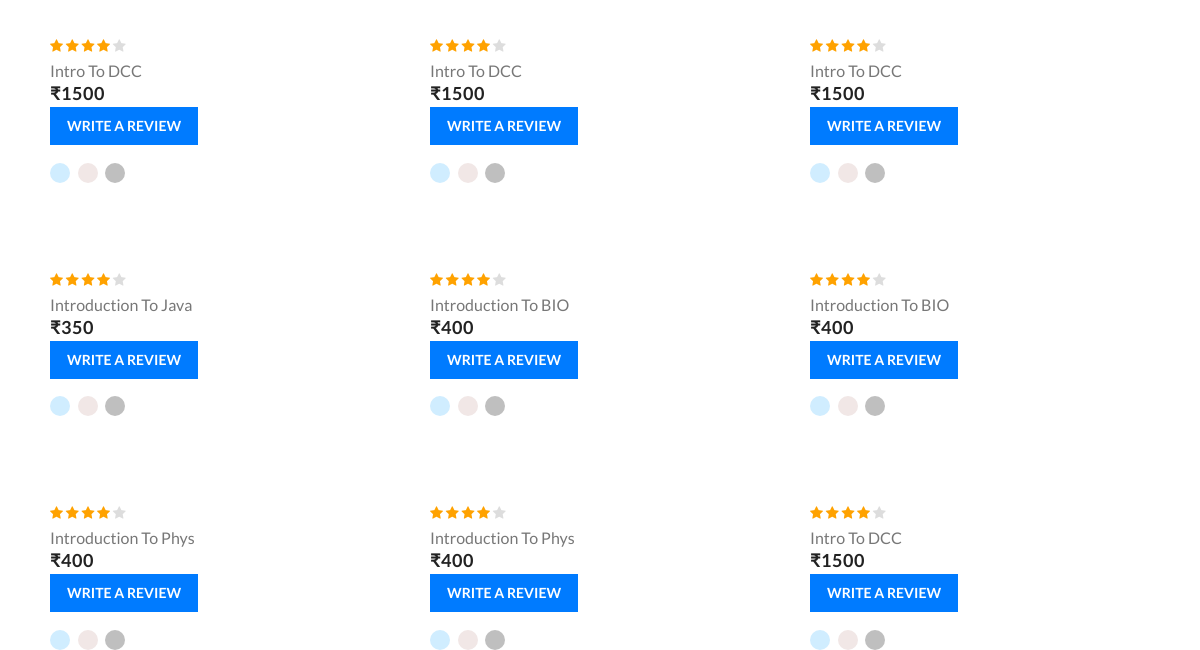
/student/bookings (signed in, lower part), run on an earlier commit of the app's database.
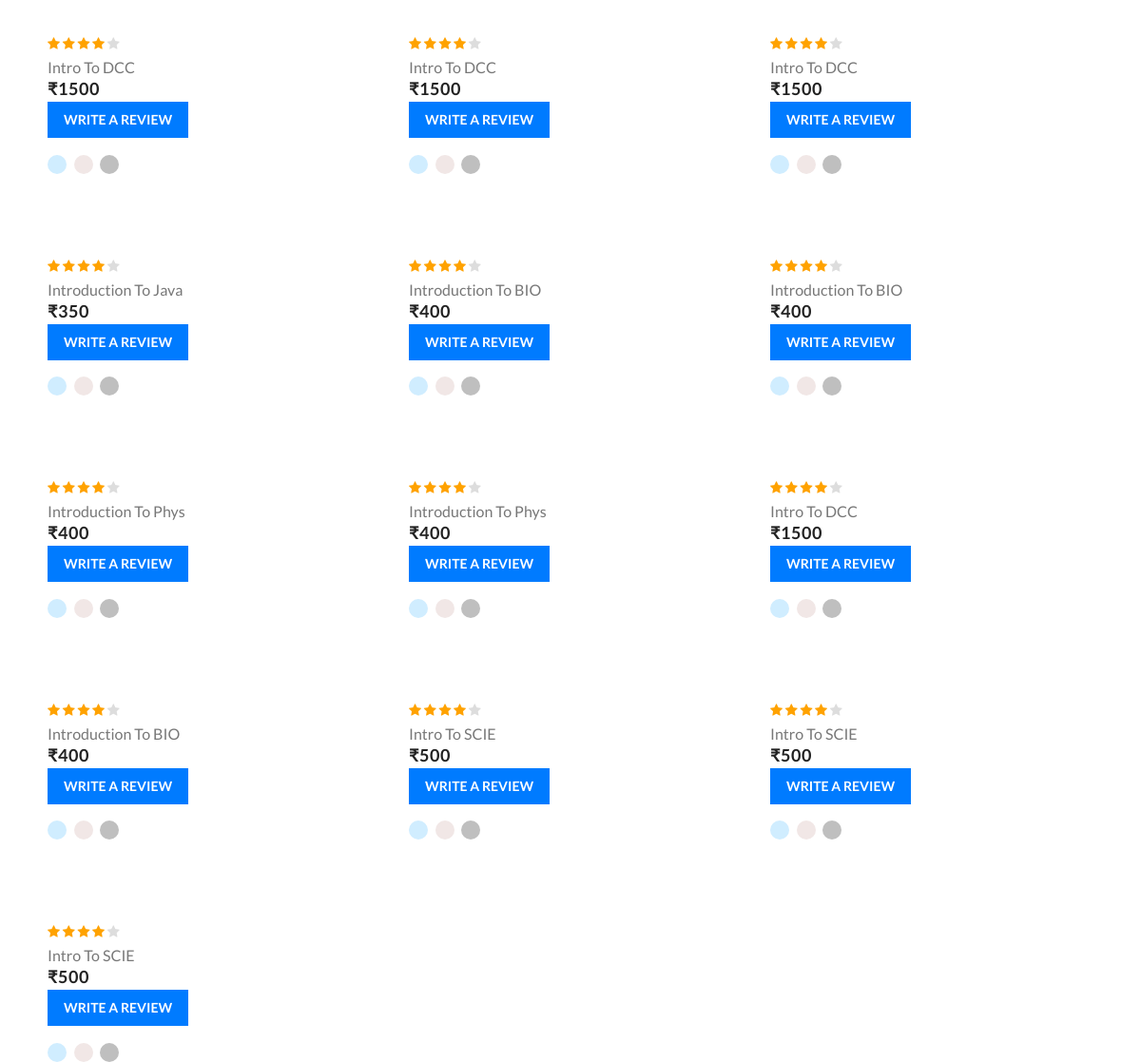
And on a later commit of the database.
### student/models.py (models this page shows)
class myBookedSlots(models.Model):
    user=models.ForeignKey(User,on_delete=models.CASCADE)
    booked_course=models.ForeignKey(NewCourse,on_delete=models.CASCADE)
    date = models.DateTimeField(blank=True, null=True)
    time=models.ForeignKey(FixTimings, on_delete=models.CASCADE)

### teacher/models.py (models this page shows)
class NewCourse(models.Model):
    user = models.ForeignKey(User,on_delete=models.CASCADE)
    title=models.CharField(max_length=20,blank=False)
    timings=models.ManyToManyField(Timings)
    price=models.IntegerField(default=0)
    description=models.TextField(max_length=250, blank=True)

### student/views.py (the view)
# urls.py: path('bookings',views.bookings,name="bookings"),
def bookings(request):
    s=myBookedSlots.objects.filter(user=request.user)
    context={'s':s}
    return render(request, 'student/myslots.html', context)

### student/templates/student/myslots.html (shortened to what this page needs)
<!DOCTYPE html>
<html lang="en">
<head>
    {% load static %}
    <link rel="stylesheet" type="text/css" href="http://maxcdn.bootstrapcdn.com/font-awesome/4.1.0/css/font-awesome.min.css">
    <link rel="stylesheet" type="text/css" href="{% static 'student/css/slick.css' %}">
    <link rel="stylesheet" type="text/css" href="{% static 'student/css/slick-theme.css' %}">
    <link rel="stylesheet" type="text/css" href="{% static 'student/css/animate.css' %}">
    <link rel="stylesheet" type="text/css" href="{% static 'student/css/themify-icons.css' %}">
    <link rel="stylesheet" type="text/css" href="{% static 'student/css/bootstrap.css' %}">
    <link rel="stylesheet" type="text/css" href="{% static 'student/css/style.css' %}">
</head>
<body>
    <section class="section-b-space ratio_asos p-0">
        <div class="collection-wrapper">
            <div class="container">
                <div class="row">
                    <div class="collection-content col">
                        <div class="page-main-content">
                            <div class="collection-product-wrapper">
                                <div class="product-wrapper-grid">
                                    <div class="row margin-res">
                                        {% for i in s %}
                                        <div class="col-lg-4 col-6 col-grid-box">
                                            <div class="product-box">
                                                <div class="img-wrapper">
                                                    <div class="front">
                                                    </div>
                                                </div>
                                                <div class="product-detail">
                                                    <div>
                                                        <div class="rating" style="margin-bottom:5px;"> <i class="fa fa-star"></i> <i
                                                                class="fa fa-star"></i> <i class="fa fa-star"></i> <i
                                                                class="fa fa-star"></i> <i class="fa fa-star"></i></div>
                                                                <a href="#">
                                                            <h6>{{i.booked_course.title}}</h6>
                                                        </a>
                                                        <h4 style="margin-bottom:5px;">₹{{i.booked_course.price}}</h4>
                                                        <a href="/student/review/{{i.booked_course.id}}">
                                                            <button type="button" class="btn btn-primary btn-lg">Write A review</button>
                                                          </a>
                                                        <ul class="color-variant">
                                                            <li class="bg-light0"></li>
                                                            <li class="bg-light1"></li>
                                                            <li class="bg-light2"></li>
                                                        </ul>
                                                    </div>
                                                </div>
                                            </div>
                                        </div>
                                        {% endfor %}
                                                           </div>
                                        </div>
                                    </div>
                                </div>
                            </div>
                        </div>
                    </div>
                </div>
    </section>
</body>
</html>

What changed in the data, as far as the page shows it:
added myBookedSlots: booked_course "Introduction To BIO", booked_course.price "400"
added myBookedSlots: booked_course "Intro To SCIE", booked_course.price "500"
added myBookedSlots: booked_course "Intro To SCIE", booked_course.price "500"
added myBookedSlots: booked_course "Intro To SCIE", booked_course.price "500"
